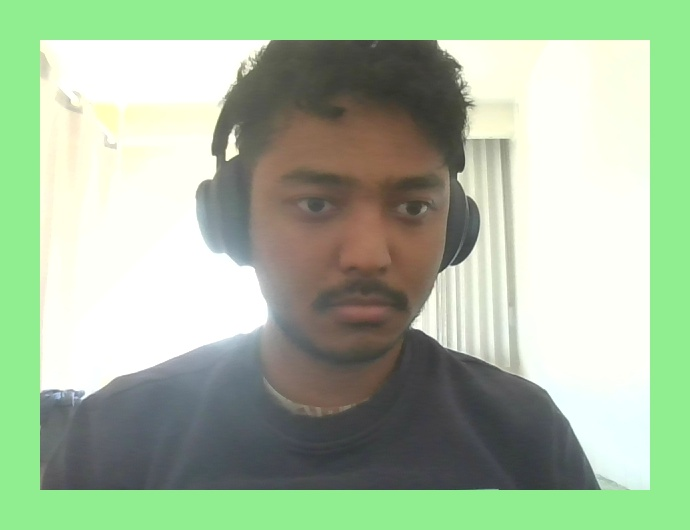
#> input picture Semester_2/computer vision/assignment_1/image01.jpg, 690 x 530 px
$ jupyter execute assignment1_2.ipynb
#> lines starting #> are read from the running program, lines starting #| are printed output that depends on the picture
#### Qn. 1

[cell 1]
import cv2 as cv

color_img = cv.imread('image01.jpg')
#> color_img is the input picture: shape (530, 690, 3); mean B, G, R 158.7, 187.8, 165.5

if color_img is None:
    print("Error: 'image01.jpg' not found or failed to load.")
else:
    cv.imshow("Color Image", color_img)
    cv.waitKey(0)  # Wait for 25 milliseconds
    cv.destroyAllWindows()

#### Qn. 2

[cell 2]
hsv_img = cv.cvtColor(color_img, cv.COLOR_BGR2HSV)
#> hsv_img: shape (530, 690, 3); mean H, S, V 48.8, 46.3, 191.5
cv.imshow('BGR Image', color_img)
cv.imshow('BGR Image', hsv_img)
cv.waitKey(0)
cv.destroyAllWindows()

#### Qn. 3

[cell 3]
hsv_img[:, :, 0] = 90
#> hsv_img: shape (530, 690, 3); mean H, S, V 90, 46.3, 191.5
modified_hsv_img = cv.cvtColor(hsv_img, cv.COLOR_HSV2BGR)
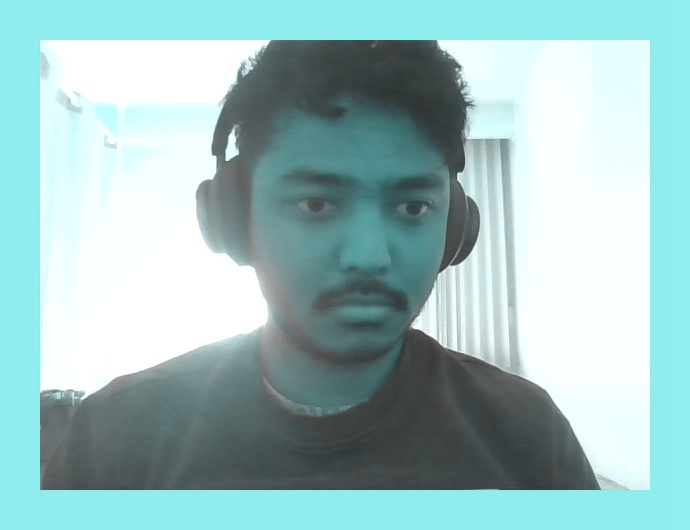
#> modified_hsv_img: shape (530, 690, 3); mean B, G, R 191.5, 191.2, 156.1
cv.imshow('modified hsv', modified_hsv_img)
cv.waitKey(0)
cv.destroyAllWindows()
